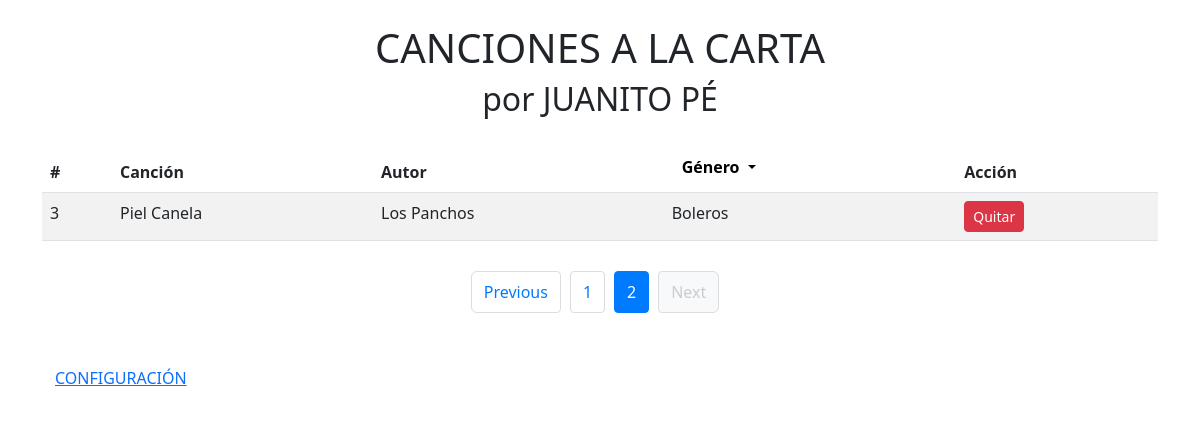
/2, run on the app's committed database.
### models/playlist.py (models this page shows, shortened)
class PlayList(db.Model):
    __tablename__ = "playlist"
    id = db.Column(db.Integer, primary_key=True)
    name = db.Column(db.String(80), nullable=False)
    author = db.Column(db.String(80), nullable=False)
    selected = db.Column(db.Boolean, default=False)
    genero_id = db.Column(db.Integer, db.ForeignKey("genero.id"), nullable=False)
    genero = db.relationship("Genero", back_populates="playlist")

class Genero(db.Model):
    __tablename__ = "genero"
    id = db.Column(db.Integer, primary_key=True)
    name = db.Column(db.String(80), nullable=False)
    playlist = db.relationship("PlayList", back_populates = "genero")

### app.py (the view)
@app.route('/<int:page_num>')
def user(page_num):
    genero_id = request.args.get('genero')
    query = PlayList.query
    if genero_id:
        query = query.filter_by(genero_id=genero_id)
    songs = query.paginate(per_page=2, page=page_num, error_out=True)
    generos = Genero.query.all()
    return render_template('user.html', songs=songs, generos=generos)

### templates/user.html (shortened to what this page needs)
<!DOCTYPE html>
<html lang="es">
<head>
    <link rel="stylesheet" href="{{ url_for('static', filename='css/styles.css') }}">
    <link href="https://cdn.jsdelivr.net/npm/bootstrap@5.3.0/dist/css/bootstrap.min.css" rel="stylesheet">
</head>
<body>
    <div class="container mt-4">
        <h1 class="text-center">CANCIONES A LA CARTA</h1>
        <h2 class="text-center">por JUANITO PÉ</h2>
        <table class="table table-striped mt-4">
            <thead>
                <tr>
                    <th>#</th>
                    <th>Canción</th>
                    <th>Autor</th>
                    <th>
                        <div class="dropdown">
                            <button class="dropdown-toggle" type="button" id="dropdownGenero" data-bs-toggle="dropdown" aria-expanded="false">
                                Género
                            </button>
                        </div>
                    </th>
                    <th>Acción</th>
                </tr>
            </thead>
            <tbody>
                {% for song in songs.items %}
                    <tr id="song-{{ song.id }}">
                        <td>{{ song.id }}</td>
                        <td>{{ song.name }}</td>
                        <td>{{ song.author }}</td>
                        <td>{{ song.genero.name }}</td>
                        <td>
                            {% if song.selected %}
                                <form method="POST" action="{{ url_for('deselect_song', song_id=song.id) }}" style="display:inline;">
                                    <button type="submit" class="btn btn-danger btn-sm">Quitar</button>
                                </form>
                            {% else %}
                                <form method="POST" action="{{ url_for('select_song', song_id=song.id) }}" style="display:inline;">
                                    <button type="submit" class="btn btn-success btn-sm">Seleccionar</button>
                                </form>
                            {% endif %}
                        </td>
                    </tr>
                {% endfor %}
            </tbody>
        </table>
               <nav aria-label="...">
          <ul class="pagination">
            <li class="page-item {% if not songs.has_prev %}disabled{% endif %}">
              <a class="page-link" href="{% if songs.has_prev %}{{ url_for('user', page_num=songs.prev_num) }}{% else %}#{% endif %}">
                Previous
              </a>
            </li>
            {% for page in songs.iter_pages() %}
              {% if page %}
                <li class="page-item {% if page == songs.page %}active{% endif %}" aria-current="{% if page == songs.page %}page{% endif %}">
                  {% if page == songs.page %}
                    <a class="page-link">{{ page }}</a>
                  {% else %}
                    <a class="page-link" href="{{ url_for('user', page_num=page) }}">{{ page }}</a>
                  {% endif %}
                </li>
              {% else %}
                <li class="page-item disabled">
                  <span class="page-link">…</span>
                </li>
              {% endif %}
            {% endfor %}
            <li class="page-item {% if not songs.has_next %}disabled{% endif %}">
              <a class="page-link" href="{% if songs.has_next %}{{ url_for('user', page_num=songs.next_num) }}{% else %}#{% endif %}">
                Next
              </a>
            </li>
          </ul>
        </nav>
        <a href="{{ url_for('admin_panel.index') }}" class="btn btn-link mt-3">CONFIGURACIÓN</a>
    </div>
</body>
</html>

### static/css/styles.css (style rules this page uses)
body { background-color: #f0e68c; font-family: Arial, sans-serif; text-align: center; margin: 0; padding: 0; }
.container { margin: 20px auto; width: 80%; }
.dropdown-toggle { background-color: white !important; border: none !important; color: black !important; font-weight: 700 !important; font-size: 16px; padding: 5px 10px; box-shadow: none !important; }
.dropdown-toggle::after { color: black !important; }
.pagination { display: flex; justify-content: center; flex-wrap: wrap; padding: 10px; margin: 20px auto; }
.pagination .page-item { margin: 0 5px; }
.pagination .page-link { color: #007bff; text-decoration: none; padding: 8px 12px; border: 1px solid #ddd; border-radius: 4px; }
.pagination .page-item.active .page-link { background-color: #007bff; color: white; border-color: #007bff; }
.pagination .page-item.disabled .page-link { color: #ccc; pointer-events: none; background-color: #f8f9fa; border-color: #ddd; }

### data on the page
PlayList: id "3", name "Piel Canela", author "Los Panchos", genero.name "Boleros"

### other printed values
{{ page }} "1"
{{ page }} "2"
